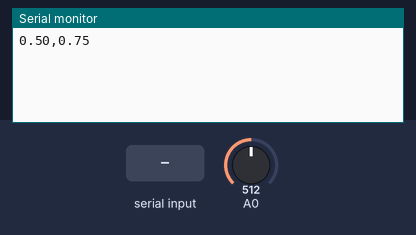
The sketch below on a simulated Arduino Mega 2560, built with avr-gcc and run on an emulated ATmega2560. Parts: the last lines printed to the serial monitor. Inputs (shaded band) come from the test bench; at power-on: A0 = 512. Random numbers use the default seed unless the sketch sets one.

Above: at 1.2 s.
1.3 s: "1" received over Serial
At 6.2 s:
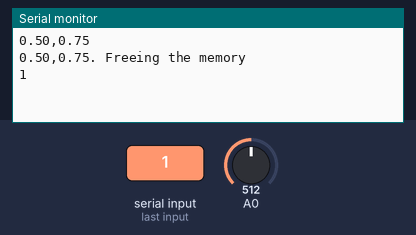
6.5 s: "0" received over the second serial link
8.0 s: "0" received over Serial
9.5 s: A0 set to 716
At 10.8 s:
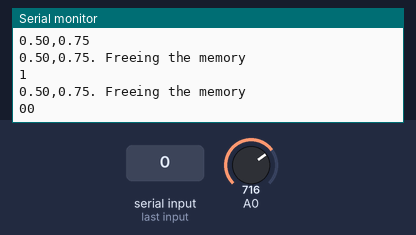

Measured:
- after the input at 1.3 s, the serial monitor: prints a new line after 3.7 s (image 1)

The sketch:

Bluetooth_test.ino
```cpp
#define BAUD_RATE 9600

// Temp variable to receive messages
String tmp;

// Coordinates
float x, y;
String msg;

void shuffleCoordinates(){
  // Force Blueduino to start sending
  Serial.read();
  // Initialiaze random number generator with a fairly random input, such as analogRead() on an unconnected pin
  randomSeed(analogRead(0));
  x = random(0,2);

  randomSeed(analogRead(0));
  y = random(0,2);

  x += float(random(1,4)) / 4.0;
  y += float(random(1,4)) / 4.0;

  msg = String(x) + "," + String(y);
}

void setup() {
  Serial.begin(BAUD_RATE);
  Serial1.begin(BAUD_RATE);

  shuffleCoordinates();

  Serial.println(msg);
}

void loop() {
  // Read input from phone
  while (Serial1.available() > 0)  {
    tmp += char(Serial1.read());
    delay(2);
  }

  while (Serial.available() > 0)  {
    tmp += char(Serial.read());
    delay(2);
  }

  if(tmp.length() > 0) {
    Serial.println(tmp);
    tmp = "";
  }

  shuffleCoordinates();

  delay(5000);

  char* buf = (char*) malloc(sizeof(char)*msg.length()+1);
  msg.toCharArray(buf, msg.length()+1);

  // Send to phone
  Serial1.write(buf);

  Serial.println(msg + ". Freeing the memory");
  free(buf);
}
```
